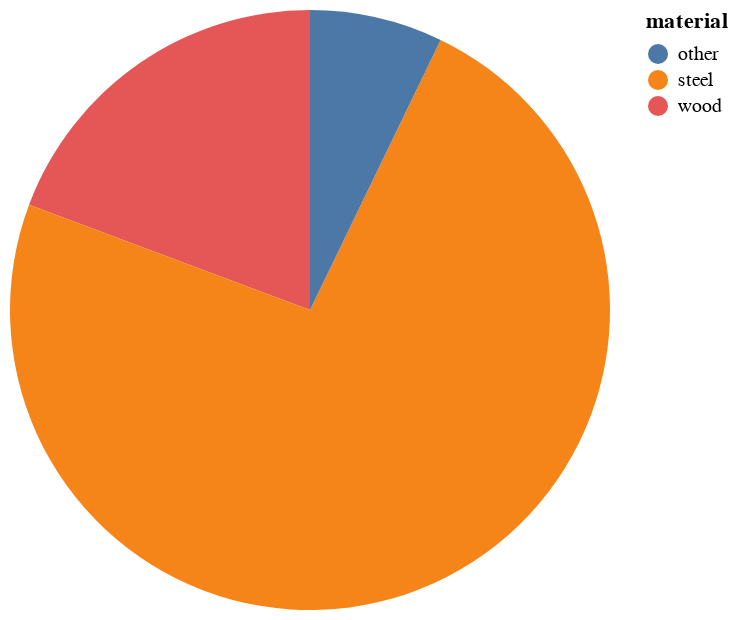

The notebook cell saved with this chart:
### Markdown cell above
### Analyze material used

### Code cell
alt.Chart(df.group_by('material').len()).mark_arc().encode(
    theta=alt.Theta(field='len', type='quantitative'),
    color=alt.Color(field='material', type='nominal'),
    tooltip=['material', 'len']
)

### Figure 1 — Vega-Lite specification as saved in the notebook (floating-point values rounded to 4 significant figures)
{"config": {"view": {"continuousWidth": 300, "continuousHeight": 300}}, "data": {"name": "data-86d8875035ba803947e7445abc74030f"}, "mark": {"type": "arc"}, "encoding": {"color": {"field": "material", "type": "nominal"}, "theta": {"field": "len", "type": "quantitative"}, "tooltip": [{"field": "material", "type": "ordinal"}, {"field": "len", "type": "quantitative"}]}, "$schema": "https://vega.github.io/schema/vega-lite/v5.20.1.json", "datasets": {"data-86d8875035ba803947e7445abc74030f": [{"material": "wood", "len": 191}, {"material": "steel", "len": 728}, {"material": "other", "len": 71}]}}
